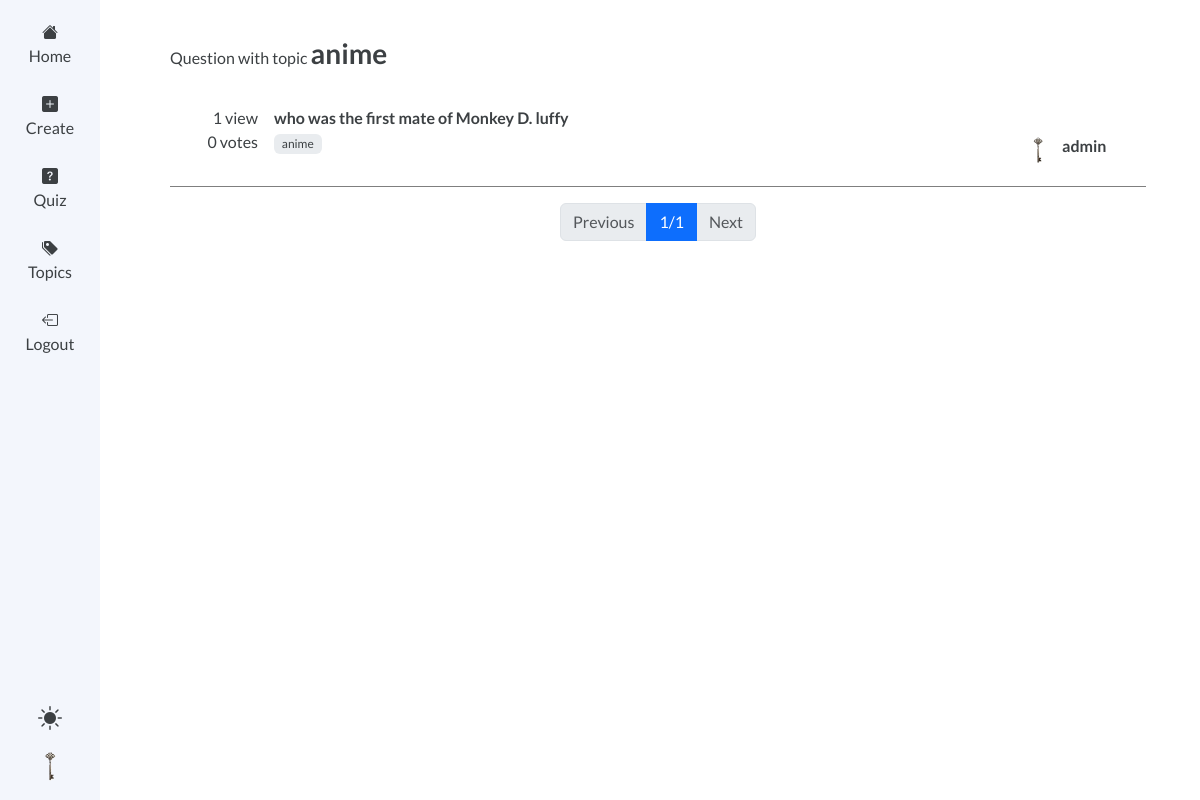
Screenshot of /topic/anime/ (signed in) with the database file from the repository.
### quiz/models.py (models this page shows, shortened)
class User(AbstractUser):
    photo = models.ImageField(upload_to='photos/', default='key.png')
    about = models.CharField(max_length=500, blank=True)

class Topic(models.Model):
    name = models.CharField(max_length=50, unique=True, blank=False)
    created_by = models.ForeignKey(User, on_delete=models.CASCADE, related_name='topics')
    created = models.DateTimeField(auto_now_add=True)
    updated = models.DateTimeField(auto_now=True)
    def __str__(self) -> str:
        return self.name

class Question(models.Model):
    body = models.CharField(max_length=500, blank=False)
    points = models.PositiveIntegerField(default=2)
    created_by = models.ForeignKey(User, models.CASCADE, related_name='questions_by')
    topics = models.ManyToManyField(Topic)
    created = models.DateTimeField(auto_now_add=True)
    updated = models.DateTimeField(auto_now=True)

### quiz/views.py (the view)
# urls.py: path('topic/<str:topicname>/', views.question_with_topic, name='qwtopic'),
def question_with_topic(request, topicname):
    topic = get_object_or_404(Topic, name=topicname)
    questions = Question.objects.filter(topics=topic).order_by('-created')
    paginator = Paginator(questions, 18)
    page_number = request.GET.get('page')
    page_obj = paginator.get_page(page_number)
    return render(request, 'quiz/questionswtopic.html', {
        'questions': page_obj,
        'topics': Topic.objects.all().order_by('name'),
        'topic': topicname,
    })

### quiz/templates/quiz/questionswtopic.html (shortened to what this page needs)
{% extends 'quiz/indextemplate.html' %}
{% block hero %}
<div class="mb-4">Question with topic <span class="fs-3 fw-semibold">{{ topic }}</span></div>
{% endblock %}

### quiz/templates/quiz/indextemplate.html
{% extends 'quiz/base.html' %}
{% load static %}
{% block body %}
{% block hero %}
{% endblock %}
{% for question in questions %}
<div class="qbox">
    <div class="d-flex p-2">
        <div class="vote-box d-inline-flex flex-column me-3 align-items-end">
            <div>
                {{ question.views.count }} view{{ question.views.count|pluralize:'s'}}
            </div>
            <div>
                {{ question.votes.count }} vote{{ question.votes.count|pluralize:'s'}}
            </div>
        </div>
        <div class="flex-grow-1">
            <a href="{% url 'get-question' question.pk %}">
                <p class="m-0 fw-semibold">{{ question.body }}</p>
            </a>
            <div class="d-flex mb-2 justify-content-between">
                <div>
                    {% for topic in question.topics.all %}
                    <div class="badge bg-body-secondary"><a href="{% url 'qwtopic' topic.name %}">
                            {{ topic }}</a></div>
                    {% endfor %}
                </div>
                {% if question.created_by %}
                <a href="{% url 'view_profile' question.created_by.id %}">
                    <div class="user-card">
                        {% if question.created_by.photo %}
                        <img src="{{question.created_by.photo.url}}" width="32" height="32" class="rounded-2 me-2">
                        {% else %}
                        <div class="profile-icon">
                            <i class="bi bi-person-fill"></i>
                        </div>
                        {% endif %}
                        <div class="d-flex flex-column h-100">
                            <div class="fw-semibold">{{ question.created_by.username }}</div>
                        </div>
                    </div>
                </a>
                {% endif %}
            </div>
        </div>
    </div>
</div>
{% empty %}
{% block noquestion %}{% endblock %}
{% endfor %}
<div class="mt-3 pagination justify-content-center">
    {% if questions.has_previous %}
    <div class="page-item">
        <a class="page-link" href="?page={{ questions.previous_page_number }}">Previous</a>
    </div>
    {% else %}
    <div class="page-item disabled">
        <a class="page-link">Previous</a>
    </div>
    {% endif %}
    <div class="page-item">
        <a class="page-link active" href="?page={{ questions.number }}">
            {{ questions.number }}/{{ questions.paginator.num_pages }}</a>
    </div>
    {% if questions.has_next %}
    <div class="page-item">
        <a class="page-link" href="?page={{ questions.next_page_number }}">Next</a>
    </div>
    {% else %}
    <div class="page-item disabled">
        <a class="page-link">Next</a>
    </div>
    {% endif %}
</div>
{% endblock %}

### quiz/templates/quiz/base.html (shortened to what this page needs)
{% load static %}
<!DOCTYPE html>
<html lang="en">
<head>
  <link href="https://cdn.jsdelivr.net/npm/bootstrap@5.3.3/dist/css/bootstrap.min.css" rel="stylesheet"
>
  <link rel="stylesheet" href="https://cdn.jsdelivr.net/npm/bootstrap-icons@1.11.3/font/bootstrap-icons.min.css">
  <link rel="stylesheet" href="{% static 'quiz/styles/mstyle.css' %}">
</head>
<body class="body">
  <div class="navbar">
    <ul>
      <li>
        <a href="{% url 'index' %}">
          <i class="icon bi bi-house-fill"></i>
          Home
        </a>
      </li>
      <li>
        <a href="{% url 'create' %}">
          <i class="bi bi-plus-square-fill"></i>
          Create</a>
      </li>
      <li>
        <a href="{% url 'take' %}">
          <i class="bi bi-question-square-fill"></i>
          Quiz
        </a>
      </li>
      <li>
        <a href="{% url 'topics' %}">
          <i class="bi bi-tags-fill"></i>
          Topics</a>
      </li>
      {% if user.is_authenticated %}
      <li>
        <a href="{% url 'logout' %}">
          <i class="bi bi-box-arrow-left"></i>
          Logout</a>
      </li>
      {% endif %}
    </ul>
    <div class="settings-div">
      <div class="profile-icon" id="theme-btn">
        <i id="theme-icon" class="bi bi-brightness-high-fill"></i>
      </div>
      {% if user.is_authenticated %}
      <div>
        <a href="{% url 'view_profile' user.id %}">
          {% if user.photo %}
          <img class="rounded" src="{{user.photo.url}}" width="36px" height="36px" alt="{{user.photo.name}}">
          {% else %}
          <div class="profile-icon">
            <i class="bi bi-person-fill"></i>
          </div>
          {% endif %}
        </a>
      </div>
      {% else %}
      <li>
        <a href="{% url 'login' %}">
          <i class="bi bi-box-arrow-right"></i>
          Login</a>
      </li>
      {% endif %}
    </div>
  </div>
  <div class="content" id="content">
    <div class="container">
      {% block body %}
      {% endblock %}
    </div>
  </div>
</body>
</html>

### quiz/static/quiz/styles/mstyle.css (style rules this page uses)
* { box-sizing: border-box; }
:root { --background-body: #fff; --background-nav: #f3f6fc; --text-default: #3c4043; --text-hover: #0e0e0f; --link-hover: #1973e8; --green: rgb(45, 148, 50); --red: rgb(250, 68, 36); --blue: rgb(55, 118, 255); --option-background: rgb(157, 196, 247); --option-hover: rgb(118, 134, 143); --option-checked-background: rgb(75, 141, 226); --option-correct-background: rgb(59, 221, 86); --option-selected-background: rgb(115, 137, 235); --border: #7f7f7f; }
.body { font-family: "Lato", monospace; color: var(--text-default); }
a { font-weight: 500; text-decoration: none; color: var(--text-default); }
.icon { fill: var(--text-default); }
.settings-div { display: flex; flex-direction: column; align-items: center; gap: 1rem; margin: 0; }
ul { padding: 0; }
li { list-style: none; }
.navbar { z-index: 111; position: fixed; display: flex; flex-direction: column; justify-content: space-between; align-items: center; padding: 1rem; top: 0; left: 0; width: 100px; height: 100vh; background-color: var(--background-nav); }
.navbar ul { display: flex; flex-direction: column; gap: 1rem; padding: 0; margin: 0; }
.navbar li { list-style: none; padding: 0.25rem; }
.navbar a { display: flex; flex-direction: column; align-items: center; }
.container { max-width: 1000px; margin-top: 2rem; }
.content { margin-left: 116px; margin-bottom: 100px; }
.qbox { border-bottom: 1px solid var(--border); }
.vote-box { min-width: 80px; }
.user-card { width: 120px; padding: 4px; display: flex; border-radius: 8px; height: 40px; display: flex; align-items: center; }
.profile-icon { text-align: center; font-size: 24px; cursor: pointer; width: 32px; height: 32px; text-align: center; }

### rows the page displays
User: photo (picture)
Topic: name "anime"
Question: views.count "1", votes.count "0", body "who was the first mate of Monkey D. luffy", created_by.photo (picture), created_by.username "admin"

### other values shown
{{ questions.number }} "1"
{{ questions.paginator.num_pages }} "1"
